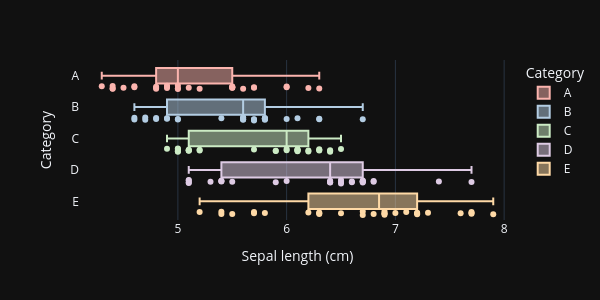

The code cell stored with this chart in its notebook:
### Code cell
fig = px.box(df,x = 'sepal_length',y = 'Category',
             color = 'Category',points='all',
             template = 'plotly_dark',
             width=600,height=300,
             #orders表示顺序,plotly自动查找数值是否在此变量汇总被排序
             category_orders={'Category':['A','B','C','D','E']},
             color_discrete_sequence=px.colors.qualitative.Pastel1,
             labels={'sepal_length':'Sepal length (cm)'})
fig.show()

### Figure 1 — Plotly figure (JSON) as saved in the notebook; plotly's stock layout.template omitted (floating-point values rounded to 4 significant figures)
{"data": [{"alignmentgroup": "True", "boxpoints": "all", "hovertemplate": "Category=%{y}<br>Sepal length (cm)=%{x}<extra></extra>", "legendgroup": "A", "marker": {"color": "rgb(251,180,174)"}, "name": "A", "notched": false, "offsetgroup": "A", "orientation": "h", "showlegend": true, "type": "box", "x": [4.9, 4.6, 4.4, 4.8, 4.3, 5, 4.8, 4.4, 4.5, 4.4, 4.8, 4.6, 5.5, 4.9, 5.2, 5, 6, 6.2, 5.6, 5.7, 5.5, 5.5, 6.3, 5.5, 5.5, 5, 5.1, 4.9, 5.7, 6], "x0": " ", "xaxis": "x", "y": ["A", "A", "A", "A", "A", "A", "A", "A", "A", "A", "A", "A", "A", "A", "A", "A", "A", "A", "A", "A", "A", "A", "A", "A", "A", "A", "A", "A", "A", "A"], "y0": " ", "yaxis": "y"}, {"alignmentgroup": "True", "boxpoints": "all", "hovertemplate": "Category=%{y}<br>Sepal length (cm)=%{x}<extra></extra>", "legendgroup": "B", "marker": {"color": "rgb(179,205,227)"}, "name": "B", "notched": false, "offsetgroup": "B", "orientation": "h", "showlegend": true, "type": "box", "x": [4.7, 4.6, 4.9, 4.8, 4.6, 4.8, 4.7, 4.9, 5, 5, 5.7, 5.6, 5.6, 5.8, 6.3, 5.8, 6, 5.4, 5.6, 5.8, 5.6, 5.7, 5.7, 5.8, 6.7, 5.8, 5.6, 6.1, 5.8, 6.3], "x0": " ", "xaxis": "x", "y": ["B", "B", "B", "B", "B", "B", "B", "B", "B", "B", "B", "B", "B", "B", "B", "B", "B", "B", "B", "B", "B", "B", "B", "B", "B", "B", "B", "B", "B", "B"], "y0": " ", "yaxis": "y"}, {"alignmentgroup": "True", "boxpoints": "all", "hovertemplate": "Category=%{y}<br>Sepal length (cm)=%{x}<extra></extra>", "legendgroup": "C", "marker": {"color": "rgb(204,235,197)"}, "name": "C", "notched": false, "offsetgroup": "C", "orientation": "h", "showlegend": true, "type": "box", "x": [5.1, 5, 5, 5.1, 5.1, 5, 5.2, 5.2, 4.9, 5.1, 5, 5, 6.5, 5.9, 6.1, 6.1, 6.1, 6, 6.1, 5.7, 6.2, 6.3, 6.4, 6.3, 6.2, 6.1, 6.4, 6.4, 6.3, 6, 5.9], "x0": " ", "xaxis": "x", "y": ["C", "C", "C", "C", "C", "C", "C", "C", "C", "C", "C", "C", "C", "C", "C", "C", "C", "C", "C", "C", "C", "C", "C", "C", "C", "C", "C", "C", "C", "C", "C"], "y0": " ", "yaxis": "y"}, {"alignmentgroup": "True", "boxpoints": "all", "hovertemplate": "Category=%{y}<br>Sepal length (cm)=%{x}<extra></extra>", "legendgroup": "D", "marker": {"color": "rgb(222,203,228)"}, "name": "D", "notched": false, "offsetgroup": "D", "orientation": "h", "showlegend": true, "type": "box", "x": [5.4, 5.1, 5.4, 5.1, 5.4, 5.5, 5.1, 5.1, 5.3, 6.4, 6.6, 6.7, 5.9, 6.4, 6.6, 6.8, 6.7, 6, 6.7, 6.5, 6.8, 6.4, 6.5, 7.7, 7.4, 6.4, 6.7, 6.7, 6.5], "x0": " ", "xaxis": "x", "y": ["D", "D", "D", "D", "D", "D", "D", "D", "D", "D", "D", "D", "D", "D", "D", "D", "D", "D", "D", "D", "D", "D", "D", "D", "D", "D", "D", "D", "D"], "y0": " ", "yaxis": "y"}, {"alignmentgroup": "True", "boxpoints": "all", "hovertemplate": "Category=%{y}<br>Sepal length (cm)=%{x}<extra></extra>", "legendgroup": "E", "marker": {"color": "rgb(254,217,166)"}, "name": "E", "notched": false, "offsetgroup": "E", "orientation": "h", "showlegend": true, "type": "box", "x": [5.4, 5.8, 5.7, 5.4, 5.7, 5.2, 5.5, 7, 6.9, 6.3, 6.3, 7.1, 7.6, 7.3, 7.2, 6.5, 7.7, 6.9, 7.7, 6.7, 7.2, 7.2, 7.9, 7.7, 6.3, 6.9, 6.9, 6.8, 6.7, 6.2], "x0": " ", "xaxis": "x", "y": ["E", "E", "E", "E", "E", "E", "E", "E", "E", "E", "E", "E", "E", "E", "E", "E", "E", "E", "E", "E", "E", "E", "E", "E", "E", "E", "E", "E", "E", "E"], "y0": " ", "yaxis": "y"}], "layout": {"boxmode": "overlay", "height": 300, "legend": {"title": {"text": "Category"}, "tracegroupgap": 0}, "margin": {"t": 60}, "width": 600, "xaxis": {"anchor": "y", "autorange": true, "domain": [0, 1], "range": [4.1, 8.1], "title": {"text": "Sepal length (cm)"}, "type": "linear"}, "yaxis": {"anchor": "x", "autorange": true, "categoryarray": ["E", "D", "C", "B", "A"], "categoryorder": "array", "domain": [0, 1], "range": [-0.5955, 4.5], "title": {"text": "Category"}, "type": "category"}}}
